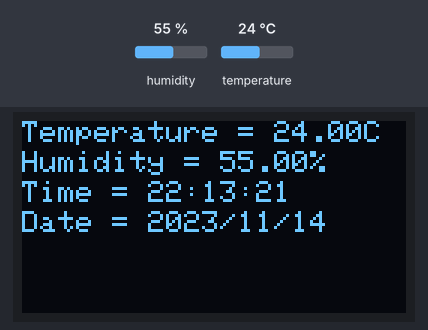
The sketch below on a simulated Arduino Uno, built with avr-gcc and run on an emulated ATmega328P. Shown: 128×64 one-colour display. The inputs (shaded band) are chosen by the test bench; at power-on: humidity 55 %, temperature 24 °C. The display library's start-up logo is not drawn; the local clock reads 2024-03-15 10:24:30 at power-on unless the sketch sets it; what the sketch prints to the serial monitor is not drawn.

Above: at 1.8 s.
1.9 s: humidity set to 22 %
At 4.1 s:
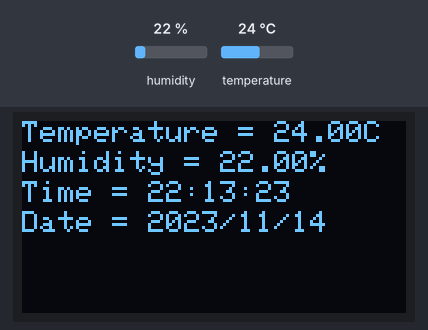
5.9 s: temperature set to 12 °C
At 8.2 s:
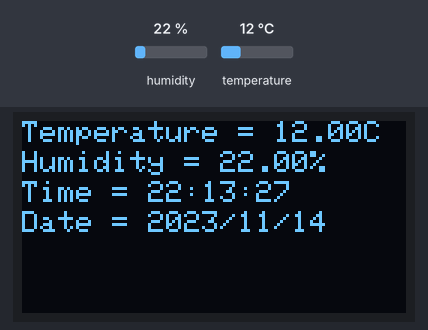
10.1 s: humidity set to 40 %
At 12.2 s:
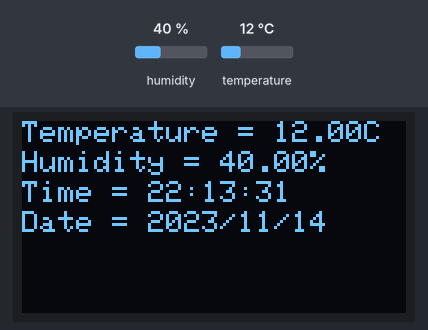
14.3 s: temperature set to 19 °C
At 17.4 s:
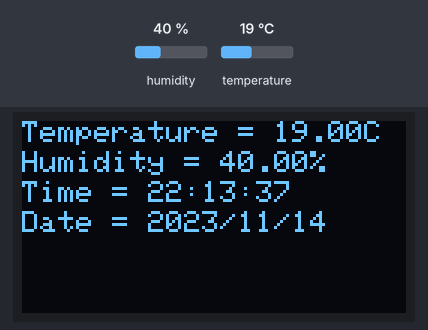
Timing chart, 0 to 18.9 s (numbered marks = the images above; inputs shaded):
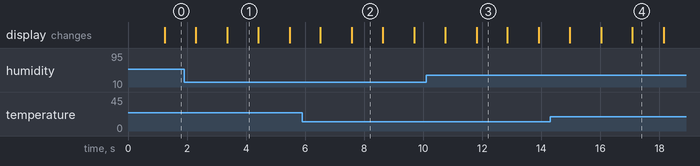

The sketch:

dht11rtconOledd.ino
```cpp
#include <RTClib.h>
#include <Adafruit_SSD1306.h>
#include <splash.h>
#include <Wire.h>

#include <DHT.h>
#include <DHT_U.h>

#define DHT11_WAIT 1000 // 2 secs delay for every sensor pickup

#define celsius     0
#define fahrenheit  1

#define DHT11_UNIT  celsius

RTC_DS3231 RTC;

//#define DHT11_UNIT  fahrenheit
Adafruit_SSD1306 display = Adafruit_SSD1306(128, 64, &Wire, -1);

// Uncomment one of the lines below for whatever DHT sensor type you're using!
#define DHTTYPE DHT11 // DHT 11

uint8_t DHTPin = 7;
DHT dht(DHTPin, DHTTYPE);

float Temp;
float Humidity;
float Temp_F;

void setup() {
  Serial.begin(115200);
  Serial.println("start");
  Wire.begin();
  RTC.begin();
  pinMode(DHTPin, INPUT);
  dht.begin();
  // by default, we'll generate the high voltage from the 3.3v line internally! (neat!)
  display.begin(SSD1306_SWITCHCAPVCC, 0x3C);  // initialize with the I2C addr 0x3C (for the 128x64)
   // init done
  display.display();
  delay(100);
  display.clearDisplay();
  display.display();
  display.setTextSize(1);
  display.setTextColor(WHITE);
  RTC.adjust(DateTime(F(__DATE__), F(__TIME__)));


}

void loop() {

  delay(DHT11_WAIT);
  DateTime now = RTC.now();


  // read sensor
  Humidity = dht.readHumidity();
  // Read temperature as Celsius (the default)
  Temp = dht.readTemperature();
  // Read temperature as Fahrenheit (isFahrenheit = true)
  Temp_F= dht.readTemperature(true);

  // Check if any reads failed and exit early (to try again).
  if (isnan(Humidity) || isnan(Temp)) {
    Serial.println(F("Failed to read from DHT sensor!"));
    return;
  }

  // display values in OLED
  display.setCursor(0,0);
  display.clearDisplay();

  display.setTextSize(1);
  display.setCursor(0,0);
  display.print("Temperature = ");
  display.print(Temp);
  display.print("C");

  // display humidity
  display.setCursor(0, 10);
  display.print("Humidity = ");
  display.print(Humidity);
  display.print("%");

  //display rtc
  display.setTextSize(1);
  display.setTextColor(WHITE,BLACK);
  display.setCursor(0,30);
  display.print("Date = ");
  display.print(now.year(), DEC);
  display.print('/');
  display.print(now.month(), DEC);
  display.print('/');
  display.print(now.day(), DEC);

  display.setTextSize(1);
  display.setTextColor(WHITE,BLACK);
  display.setCursor(0,20);
  display.print("Time = ");
  display.print(now.hour(), DEC);
  display.print(':');
  display.print(now.minute(), DEC);
  display.print(':');
  display.print(now.second(), DEC);


  display.display();

}
```

Measured:
- what the display in image 1 shows lasts 1.0 s, from 3.4 s to 4.4 s
